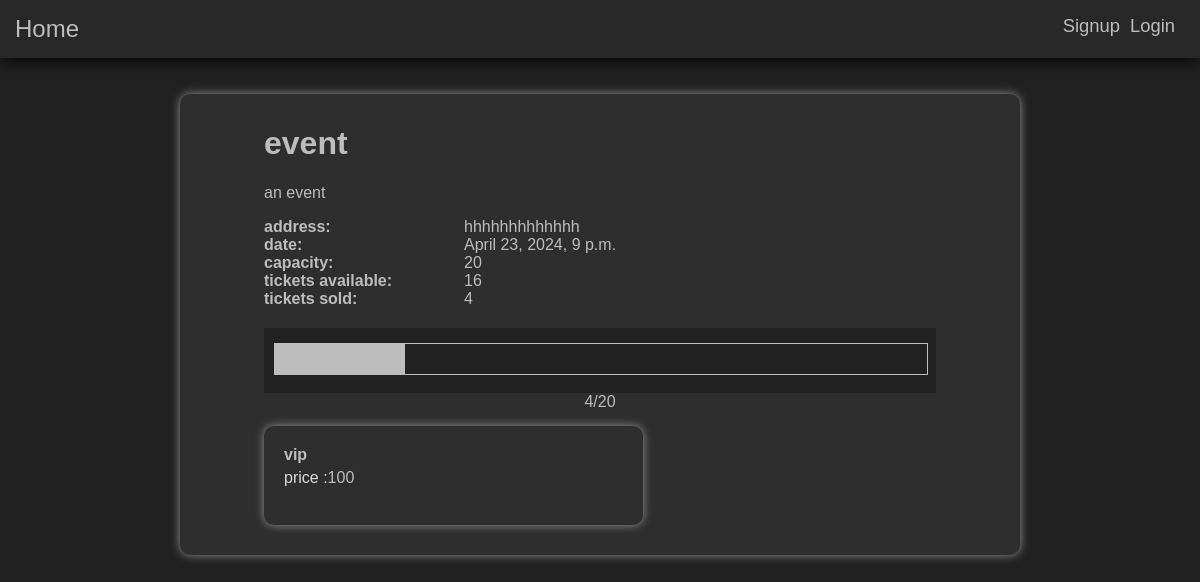
Screenshot of /event/20 with the database file from the repository.
### main/models.py (models this page shows, shortened)
class Event(models.Model):
    title = models.CharField(max_length = 128)
    description = models.TextField()
    address = models.TextField()
    created_at = models.DateTimeField(auto_now_add=True)
    start_at = models.DateTimeField()
    type = models.CharField(max_length=32)
    user = models.ForeignKey(User,on_delete = models.CASCADE,related_name="events")
    selling = models.BooleanField(default=False)

class Ticket(models.Model):
    type = models.CharField(max_length=24)
    price = models.IntegerField()
    event = models.ForeignKey(Event,on_delete=models.CASCADE,related_name="tickets")
    number = models.IntegerField(default=0)

### main/views.py (the view, shortened to what this page needs)
# urls.py: path("event/<int:id>",views.event_page,name="event_page"),
@csrf_exempt
def event_page(request,id):
    event = Event.objects.get(pk=id)
    current_date = datetime.datetime.now()
    current_date = current_date.replace(tzinfo=datetime.timezone.utc)
    sold = 0
    capacity = 0
    for ticket in event.tickets.all():
        capacity += ticket.number
    for ticket in event.tickets.all():
        sold += len(ticket.ticket_bookings.all())
    if sold != 0 :
        percentage = (sold/capacity)*100
    else :
        percentage = 0
    if current_date >= event.start_at:
        if request.user.is_authenticated:
            if request.method == "POST":
                score = request.POST["stars"]
                cmnt = request.POST["rate"]
                Rank.objects.create(user=request.user,event=event,score=int(score),cmnt=cmnt)
                return redirect(f"/event/{id}")
            tl = Ticket.objects.filter(event=event)
            bk = request.user.user_bookings.all()
            can_rate = False
            for b in bk :
                if b.ticket in tl :
                    can_rate = True
            sum_of_rates = 0
            rated = False
            for r in event.event_rankings.all():
                sum_of_rates += r.score
            number_of_rates = len(event.event_rankings.all())
            event_rate = 0
            if sum_of_rates== 0 or number_of_rates==0:
                event_rate = 0
            else:
                event_rate = sum_of_rates/number_of_rates
            if len(event.event_rankings.filter(user=request.user)) > 0:
                rated = True
                can_rate = False
                return render(request,"fevent.html",{"review":Rank.objects.get(user = request.user,event=event),"rated":rated,"event":event,"tickets_sold" : sold , "percentage" : percentage,"capacity" :capacity,"can_rate":can_rate,"event_rate":event_rate,"number_of_rates":number_of_rates})
            return render(request,"fevent.html",{"rated":rated,"event":event,"tickets_sold" : sold , "percentage" : percentage,"capacity" :capacity,"can_rate":can_rate,"event_rate":event_rate,"number_of_rates":number_of_rates})
    return render(request,"event.html",{"event":event ,"tickets_available":capacity-sold,"tickets_sold" : sold , "percentage" : percentage,"capacity" :capacity})

### main/templates/event.html (shortened to what this page needs)
{% extends 'layout.html' %}
{% block body %}
<div class="event-details-div">
    <h1 style="margin-left: 10%;">{{event.title}}</h1>
    <p class="event-decription" style="margin-left: 10%;">{{event.description}}</p>
    <div class="event-label"><b>address:</b></div><span>{{event.address}}</span><br>
    <div class="event-label"><b>date:</b></div><span>{{event.start_at}}</span><br>
    <div class="event-label"><b>capacity:</b></div><span>{{capacity}}</span><br>
    <div class="event-label"><b>tickets available:</b></div><span>{{tickets_available}}</span><br>
    <div class="event-label"><b>tickets sold:</b></div><span>{{tickets_sold}}</span>
    <div id="tickets-sold" style="margin-left: 10%; margin-right: 10%; background-color: rgb(33,33,33);margin-top: 20px; width: auto; height: 50px;padding-left: 10px;padding-right: 10px; padding-top: 15px;">
        <div style="width:100%; margin: 0px; height: 60%; border: 1px solid rgb(189, 189, 189);">
            <div id="progress" style=" background-color: rgb(189, 189, 189); width: {{percentage}}%; margin: 0px; height: 100%;">
            </div>
        </div>
    </div>
    <center><span style="color: rgb(189, 189, 189); margin-top: 20px;" id="ticketssold">{{tickets_sold}}/{{capacity}}</span></center>
    <div id="zab">
    {% for ticket in event.tickets.all %}
    <div class="ticket">
        <b class="ticket-title">{{ticket.type}}</b>
        <span class="ticket-info">
            <span class="ticket-label">price :</span><span class="ticket-value">{{ticket.price}}</span>
        </span><br>
    </div>
    {% endfor %}
    </div>
</div>
{% endblock %}

### main/static/style.css (style rules this page uses)
body { background-color: rgb(33,33,33); font-family:'Lucida Sans', 'Lucida Sans Regular', 'Lucida Grande', 'Lucida Sans Unicode', Geneva, Verdana, sans-serif; color: rgb(189, 189, 189); margin: 0px; margin-bottom: 50px; }
.register-div ,.create-event-div,.event-details-div,#add-ticket-from { background-color: rgb(46, 46,46); border-radius: 10px; padding-top: 10px; padding-bottom: 30px; max-width: 70%; margin-left: auto; margin-right: auto; box-shadow: 0px 0px 10px rgb(148, 148, 148); margin-top: 3%; margin-bottom: 30px; }
.ticket { background-color: rgb(46,46,46); padding:20px; border-radius: 10px; box-shadow: 0px 0px 10px rgb(148, 148, 148); margin-top: 15px; }
.ticket-label { color: rgb(219, 218, 218); float: left; }
.ticket-info { display: block; margin-top: 5px; }
#zab { display: grid; grid-template-columns: auto auto; column-gap: 25px; margin-left: 10%; margin-right: 10%; }
.event-label { width: 200px; display: inline-block; margin-left: 10%; }

### rows the page displays
Event: title "event", description "an event", address "hhhhhhhhhhhhh", start_at "April 23, 2024, 9 p.m."
Ticket: type "vip", price "100"

### other values shown
{{ capacity }} "20"
{{ tickets_available }} "16"
{{ tickets_sold }} "4"
